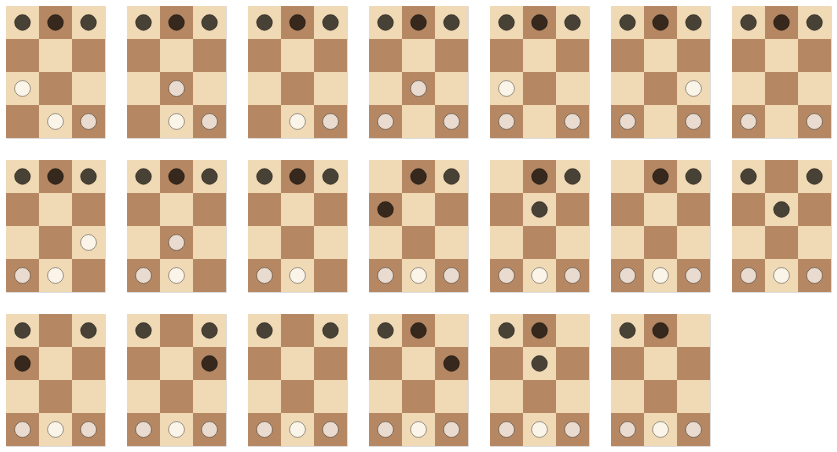

This figure's notebook cell:
### Code cell
def multiple_positions_chart(
    poses: list[Position], *, width: int | None = None
) -> alt.VConcatChart:
    pos_charts = [position_chart(p) for p in poses]
    if width is None:
        width = int(np.sqrt(len(pos_charts)))
    return alt.vconcat(
        *(
            alt.hconcat(*pos_charts[n : (n + width)])
            for n in range(0, len(pos_charts), width)
        )
    )


multiple_positions_chart(
    [p for _, _, p in accessible_positions(init_position())], width=7
)

### Figure 1 — Vega-Lite specification as saved in the notebook (floating-point values rounded to 4 significant figures)
{"config": {"view": {"continuousWidth": 300, "continuousHeight": 300}}, "vconcat": [{"hconcat": [{"layer": [{"data": {"name": "data-1766deb9b2b9a75e9a8ab868dcb74a1d"}, "mark": {"type": "rect"}, "encoding": {"color": {"field": "square", "legend": null, "scale": {"domain": ["light", "dark"], "range": ["#f0d9b5", "#b58863"]}, "type": "nominal"}, "x": {"axis": null, "field": "file", "scale": {"domain": [1, 2, 3]}, "type": "ordinal"}, "y": {"axis": null, "field": "rank", "scale": {"domain": [1, 2, 3, 4]}, "type": "ordinal"}}}, {"data": {"name": "data-be057e10e12b335664af4ee677cd01fa"}, "mark": {"type": "circle", "size": 250, "stroke": "black", "strokeWidth": 0.5}, "encoding": {"color": {"field": "colour", "legend": null, "scale": {"domain": ["White", "Black"], "range": ["white", "black"]}, "type": "nominal"}, "x": {"field": "file", "scale": {"domain": [1, 2, 3]}, "type": "ordinal"}, "y": {"field": "rank", "scale": {"domain": [1, 2, 3, 4], "reverse": true}, "type": "ordinal"}}}], "height": 132, "resolve": {"scale": {"color": "independent"}}, "width": 99}, {"layer": [{"data": {"name": "data-1766deb9b2b9a75e9a8ab868dcb74a1d"}, "mark": {"type": "rect"}, "encoding": {"color": {"field": "square", "legend": null, "scale": {"domain": ["light", "dark"], "range": ["#f0d9b5", "#b58863"]}, "type": "nominal"}, "x": {"axis": null, "field": "file", "scale": {"domain": [1, 2, 3]}, "type": "ordinal"}, "y": {"axis": null, "field": "rank", "scale": {"domain": [1, 2, 3, 4]}, "type": "ordinal"}}}, {"data": {"name": "data-3d8d8e0299a2187dc3173e3cd9c5a794"}, "mark": {"type": "circle", "size": 250, "stroke": "black", "strokeWidth": 0.5}, "encoding": {"color": {"field": "colour", "legend": null, "scale": {"domain": ["White", "Black"], "range": ["white", "black"]}, "type": "nominal"}, "x": {"field": "file", "scale": {"domain": [1, 2, 3]}, "type": "ordinal"}, "y": {"field": "rank", "scale": {"domain": [1, 2, 3, 4], "reverse": true}, "type": "ordinal"}}}], "height": 132, "resolve": {"scale": {"color": "independent"}}, "width": 99}, {"layer": [{"data": {"name": "data-1766deb9b2b9a75e9a8ab868dcb74a1d"}, "mark": {"type": "rect"}, "encoding": {"color": {"field": "square", "legend": null, "scale": {"domain": ["light", "dark"], "range": ["#f0d9b5", "#b58863"]}, "type": "nominal"}, "x": {"axis": null, "field": "file", "scale": {"domain": [1, 2, 3]}, "type": "ordinal"}, "y": {"axis": null, "field": "rank", "scale": {"domain": [1, 2, 3, 4]}, "type": "ordinal"}}}, {"data": {"name": "data-a7e0de4032ae3b372f3370aca27daf7a"}, "mark": {"type": "circle", "size": 250, "stroke": "black", "strokeWidth": 0.5}, "encoding": {"color": {"field": "colour", "legend": null, "scale": {"domain": ["White", "Black"], "range": ["white", "black"]}, "type": "nominal"}, "x": {"field": "file", "scale": {"domain": [1, 2, 3]}, "type": "ordinal"}, "y": {"field": "rank", "scale": {"domain": [1, 2, 3, 4], "reverse": true}, "type": "ordinal"}}}], "height": 132, "resolve": {"scale": {"color": "independent"}}, "width": 99}, {"layer": [{"data": {"name": "data-1766deb9b2b9a75e9a8ab868dcb74a1d"}, "mark": {"type": "rect"}, "encoding": {"color": {"field": "square", "legend": null, "scale": {"domain": ["light", "dark"], "range": ["#f0d9b5", "#b58863"]}, "type": "nominal"}, "x": {"axis": null, "field": "file", "scale": {"domain": [1, 2, 3]}, "type": "ordinal"}, "y": {"axis": null, "field": "rank", "scale": {"domain": [1, 2, 3, 4]}, "type": "ordinal"}}}, {"data": {"name": "data-dbf0b0727191c334a290c934b842e504"}, "mark": {"type": "circle", "size": 250, "stroke": "black", "strokeWidth": 0.5}, "encoding": {"color": {"field": "colour", "legend": null, "scale": {"domain": ["White", "Black"], "range": ["white", "black"]}, "type": "nominal"}, "x": {"field": "file", "scale": {"domain": [1, 2, 3]}, "type": "ordinal"}, "y": {"field": "rank", "scale": {"domain": [1, 2, 3, 4], "reverse": true}, "type": "ordinal"}}}], "height": 132, "resolve": {"scale": {"color": "independent"}}, "width": 99}, {"layer": [{"data": {"name": "data-1766deb9b2b9a75e9a8ab868dcb74a1d"}, "mark": {"type": "rect"}, "encoding": {"color": {"field": "square", "legend": null, "scale": {"domain": ["light", "dark"], "range": ["#f0d9b5", "#b58863"]}, "type": "nominal"}, "x": {"axis": null, "field": "file", "scale": {"domain": [1, 2, 3]}, "type": "ordinal"}, "y": {"axis": null, "field": "rank", "scale": {"domain": [1, 2, 3, 4]}, "type": "ordinal"}}}, {"data": {"name": "data-4296060969bacbfbfba64227ab5feea2"}, "mark": {"type": "circle", "size": 250, "stroke": "black", "strokeWidth": 0.5}, "encoding": {"color": {"field": "colour", "legend": null, "scale": {"domain": ["White", "Black"], "range": ["white", "black"]}, "type": "nominal"}, "x": {"field": "file", "scale": {"domain": [1, 2, 3]}, "type": "ordinal"}, "y": {"field": "rank", "scale": {"domain": [1, 2, 3, 4], "reverse": true}, "type": "ordinal"}}}], "height": 132, "resolve": {"scale": {"color": "independent"}}, "width": 99}, {"layer": [{"data": {"name": "data-1766deb9b2b9a75e9a8ab868dcb74a1d"}, "mark": {"type": "rect"}, "encoding": {"color": {"field": "square", "legend": null, "scale": {"domain": ["light", "dark"], "range": ["#f0d9b5", "#b58863"]}, "type": "nominal"}, "x": {"axis": null, "field": "file", "scale": {"domain": [1, 2, 3]}, "type": "ordinal"}, "y": {"axis": null, "field": "rank", "scale": {"domain": [1, 2, 3, 4]}, "type": "ordinal"}}}, {"data": {"name": "data-25e250dfb9b55622a815a25de3aec11e"}, "mark": {"type": "circle", "size": 250, "stroke": "black", "strokeWidth": 0.5}, "encoding": {"color": {"field": "colour", "legend": null, "scale": {"domain": ["White", "Black"], "range": ["white", "black"]}, "type": "nominal"}, "x": {"field": "file", "scale": {"domain": [1, 2, 3]}, "type": "ordinal"}, "y": {"field": "rank", "scale": {"domain": [1, 2, 3, 4], "reverse": true}, "type": "ordinal"}}}], "height": 132, "resolve": {"scale": {"color": "independent"}}, "width": 99}, {"layer": [{"data": {"name": "data-1766deb9b2b9a75e9a8ab868dcb74a1d"}, "mark": {"type": "rect"}, "encoding": {"color": {"field": "square", "legend": null, "scale": {"domain": ["light", "dark"], "range": ["#f0d9b5", "#b58863"]}, "type": "nominal"}, "x": {"axis": null, "field": "file", "scale": {"domain": [1, 2, 3]}, "type": "ordinal"}, "y": {"axis": null, "field": "rank", "scale": {"domain": [1, 2, 3, 4]}, "type": "ordinal"}}}, {"data": {"name": "data-1be9298f466c1e6b07e592ac289412ce"}, "mark": {"type": "circle", "size": 250, "stroke": "black", "strokeWidth": 0.5}, "encoding": {"color": {"field": "colour", "legend": null, "scale": {"domain": ["White", "Black"], "range": ["white", "black"]}, "type": "nominal"}, "x": {"field": "file", "scale": {"domain": [1, 2, 3]}, "type": "ordinal"}, "y": {"field": "rank", "scale": {"domain": [1, 2, 3, 4], "reverse": true}, "type": "ordinal"}}}], "height": 132, "resolve": {"scale": {"color": "independent"}}, "width": 99}]}, {"hconcat": [{"layer": [{"data": {"name": "data-1766deb9b2b9a75e9a8ab868dcb74a1d"}, "mark": {"type": "rect"}, "encoding": {"color": {"field": "square", "legend": null, "scale": {"domain": ["light", "dark"], "range": ["#f0d9b5", "#b58863"]}, "type": "nominal"}, "x": {"axis": null, "field": "file", "scale": {"domain": [1, 2, 3]}, "type": "ordinal"}, "y": {"axis": null, "field": "rank", "scale": {"domain": [1, 2, 3, 4]}, "type": "ordinal"}}}, {"data": {"name": "data-53c3c2e91396c8a0a8c45acb0ebba447"}, "mark": {"type": "circle", "size": 250, "stroke": "black", "strokeWidth": 0.5}, "encoding": {"color": {"field": "colour", "legend": null, "scale": {"domain": ["White", "Black"], "range": ["white", "black"]}, "type": "nominal"}, "x": {"field": "file", "scale": {"domain": [1, 2, 3]}, "type": "ordinal"}, "y": {"field": "rank", "scale": {"domain": [1, 2, 3, 4], "reverse": true}, "type": "ordinal"}}}], "height": 132, "resolve": {"scale": {"color": "independent"}}, "width": 99}, {"layer": [{"data": {"name": "data-1766deb9b2b9a75e9a8ab868dcb74a1d"}, "mark": {"type": "rect"}, "encoding": {"color": {"field": "square", "legend": null, "scale": {"domain": ["light", "dark"], "range": ["#f0d9b5", "#b58863"]}, "type": "nominal"}, "x": {"axis": null, "field": "file", "scale": {"domain": [1, 2, 3]}, "type": "ordinal"}, "y": {"axis": null, "field": "rank", "scale": {"domain": [1, 2, 3, 4]}, "type": "ordinal"}}}, {"data": {"name": "data-383ded78dc601cdf901e55d5f36686cc"}, "mark": {"type": "circle", "size": 250, "stroke": "black", "strokeWidth": 0.5}, "encoding": {"color": {"field": "colour", "legend": null, "scale": {"domain": ["White", "Black"], "range": ["white", "black"]}, "type": "nominal"}, "x": {"field": "file", "scale": {"domain": [1, 2, 3]}, "type": "ordinal"}, "y": {"field": "rank", "scale": {"domain": [1, 2, 3, 4], "reverse": true}, "type": "ordinal"}}}], "height": 132, "resolve": {"scale": {"color": "independent"}}, "width": 99}, {"layer": [{"data": {"name": "data-1766deb9b2b9a75e9a8ab868dcb74a1d"}, "mark": {"type": "rect"}, "encoding": {"color": {"field": "square", "legend": null, "scale": {"domain": ["light", "dark"], "range": ["#f0d9b5", "#b58863"]}, "type": "nominal"}, "x": {"axis": null, "field": "file", "scale": {"domain": [1, 2, 3]}, "type": "ordinal"}, "y": {"axis": null, "field": "rank", "scale": {"domain": [1, 2, 3, 4]}, "type": "ordinal"}}}, {"data": {"name": "data-f13a95bbcc5aee62d392316a6e288809"}, "mark": {"type": "circle", "size": 250, "stroke": "black", "strokeWidth": 0.5}, "encoding": {"color": {"field": "colour", "legend": null, "scale": {"domain": ["White", "Black"], "range": ["white", "black"]}, "type": "nominal"}, "x": {"field": "file", "scale": {"domain": [1, 2, 3]}, "type": "ordinal"}, "y": {"field": "rank", "scale": {"domain": [1, 2, 3, 4], "reverse": true}, "type": "ordinal"}}}], "height": 132, "resolve": {"scale": {"color": "independent"}}, "width": 99}, {"layer": [{"data": {"name": "data-1766deb9b2b9a75e9a8ab868dcb74a1d"}, "mark": {"type": "rect"}, "encoding": {"color": {"field": "square", "legend": null, "scale": {"domain": ["light", "dark"], "range": ["#f0d9b5", "#b58863"]}, "type": "nominal"}, "x": {"axis": null, "field": "file", "scale": {"domain": [1, 2, 3]}, "type": "ordinal"}, "y": {"axis": null, "field": "rank", "scale": {"domain": [1, 2, 3, 4]}, "type": "ordinal"}}}, {"data": {"name": "data-bd90d8d0484dbf54c0686de8e6b8a3e9"}, "mark": {"type": "circle", "size": 250, "stroke": "black", "strokeWidth": 0.5}, "encoding": {"color": {"field": "colour", "legend": null, "scale": {"domain": ["White", "Black"], "range": ["white", "black"]}, "type": "nominal"}, "x": {"field": "file", "scale": {"domain": [1, 2, 3]}, "type": "ordinal"}, "y": {"field": "rank", "scale": {"domain": [1, 2, 3, 4], "reverse": true}, "type": "ordinal"}}}], "height": 132, "resolve": {"scale": {"color": "independent"}}, "width": 99}, {"layer": [{"data": {"name": "data-1766deb9b2b9a75e9a8ab868dcb74a1d"}, "mark": {"type": "rect"}, "encoding": {"color": {"field": "square", "legend": null, "scale": {"domain": ["light", "dark"], "range": ["#f0d9b5", "#b58863"]}, "type": "nominal"}, "x": {"axis": null, "field": "file", "scale": {"domain": [1, 2, 3]}, "type": "ordinal"}, "y": {"axis": null, "field": "rank", "scale": {"domain": [1, 2, 3, 4]}, "type": "ordinal"}}}, {"data": {"name": "data-8c86e6f5488f6845f47b41b8342e7642"}, "mark": {"type": "circle", "size": 250, "stroke": "black", "strokeWidth": 0.5}, "encoding": {"color": {"field": "colour", "legend": null, "scale": {"domain": ["White", "Black"], "range": ["white", "black"]}, "type": "nominal"}, "x": {"field": "file", "scale": {"domain": [1, 2, 3]}, "type": "ordinal"}, "y": {"field": "rank", "scale": {"domain": [1, 2, 3, 4], "reverse": true}, "type": "ordinal"}}}], "height": 132, "resolve": {"scale": {"color": "independent"}}, "width": 99}, {"layer": [{"data": {"name": "data-1766deb9b2b9a75e9a8ab868dcb74a1d"}, "mark": {"type": "rect"}, "encoding": {"color": {"field": "square", "legend": null, "scale": {"domain": ["light", "dark"], "range": ["#f0d9b5", "#b58863"]}, "type": "nominal"}, "x": {"axis": null, "field": "file", "scale": {"domain": [1, 2, 3]}, "type": "ordinal"}, "y": {"axis": null, "field": "rank", "scale": {"domain": [1, 2, 3, 4]}, "type": "ordinal"}}}, {"data": {"name": "data-cffb13d6a9079382d01ab98eb513ac26"}, "mark": {"type": "circle", "size": 250, "stroke": "black", "strokeWidth": 0.5}, "encoding": {"color": {"field": "colour", "legend": null, "scale": {"domain": ["White", "Black"], "range": ["white", "black"]}, "type": "nominal"}, "x": {"field": "file", "scale": {"domain": [1, 2, 3]}, "type": "ordinal"}, "y": {"field": "rank", "scale": {"domain": [1, 2, 3, 4], "reverse": true}, "type": "ordinal"}}}], "height": 132, "resolve": {"scale": {"color": "independent"}}, "width": 99}, {"layer": [{"data": {"name": "data-1766deb9b2b9a75e9a8ab868dcb74a1d"}, "mark": {"type": "rect"}, "encoding": {"color": {"field": "square", "legend": null, "scale": {"domain": ["light", "dark"], "range": ["#f0d9b5", "#b58863"]}, "type": "nominal"}, "x": {"axis": null, "field": "file", "scale": {"domain": [1, 2, 3]}, "type": "ordinal"}, "y": {"axis": null, "field": "rank", "scale": {"domain": [1, 2, 3, 4]}, "type": "ordinal"}}}, {"data": {"name": "data-e9862811b2365c120e19a170e0f2f258"}, "mark": {"type": "circle", "size": 250, "stroke": "black", "strokeWidth": 0.5}, "encoding": {"color": {"field": "colour", "legend": null, "scale": {"domain": ["White", "Black"], "range": ["white", "black"]}, "type": "nominal"}, "x": {"field": "file", "scale": {"domain": [1, 2, 3]}, "type": "ordinal"}, "y": {"field": "rank", "scale": {"domain": [1, 2, 3, 4], "reverse": true}, "type": "ordinal"}}}], "height": 132, "resolve": {"scale": {"color": "independent"}}, "width": 99}]}, {"hconcat": [{"layer": [{"data": {"name": "data-1766deb9b2b9a75e9a8ab868dcb74a1d"}, "mark": {"type": "rect"}, "encoding": {"color": {"field": "square", "legend": null, "scale": {"domain": ["light", "dark"], "range": ["#f0d9b5", "#b58863"]}, "type": "nominal"}, "x": {"axis": null, "field": "file", "scale": {"domain": [1, 2, 3]}, "type": "ordinal"}, "y": {"axis": null, "field": "rank", "scale": {"domain": [1, 2, 3, 4]}, "type": "ordinal"}}}, {"data": {"name": "data-dc4e3ecadc1d3e6f054f423e957c9115"}, "mark": {"type": "circle", "size": 250, "stroke": "black", "strokeWidth": 0.5}, "encoding": {"color": {"field": "colour", "legend": null, "scale": {"domain": ["White", "Black"], "range": ["white", "black"]}, "type": "nominal"}, "x": {"field": "file", "scale": {"domain": [1, 2, 3]}, "type": "ordinal"}, "y": {"field": "rank", "scale": {"domain": [1, 2, 3, 4], "reverse": true}, "type": "ordinal"}}}], "height": 132, "resolve": {"scale": {"color": "independent"}}, "width": 99}, {"layer": [{"data": {"name": "data-1766deb9b2b9a75e9a8ab868dcb74a1d"}, "mark": {"type": "rect"}, "encoding": {"color": {"field": "square", "legend": null, "scale": {"domain": ["light", "dark"], "range": ["#f0d9b5", "#b58863"]}, "type": "nominal"}, "x": {"axis": null, "field": "file", "scale": {"domain": [1, 2, 3]}, "type": "ordinal"}, "y": {"axis": null, "field": "rank", "scale": {"domain": [1, 2, 3, 4]}, "type": "ordinal"}}}, {"data": {"name": "data-40e51b5cbee65df4a081d48e1d16c698"}, "mark": {"type": "circle", "size": 250, "stroke": "black", "strokeWidth": 0.5}, "encoding": {"color": {"field": "colour", "legend": null, "scale": {"domain": ["White", "Black"], "range": ["white", "black"]}, "type": "nominal"}, "x": {"field": "file", "scale": {"domain": [1, 2, 3]}, "type": "ordinal"}, "y": {"field": "rank", "scale": {"domain": [1, 2, 3, 4], "reverse": true}, "type": "ordinal"}}}], "height": 132, "resolve": {"scale": {"color": "independent"}}, "width": 99}, {"layer": [{"data": {"name": "data-1766deb9b2b9a75e9a8ab868dcb74a1d"}, "mark": {"type": "rect"}, "encoding": {"color": {"field": "square", "legend": null, "scale": {"domain": ["light", "dark"], "range": ["#f0d9b5", "#b58863"]}, "type": "nominal"}, "x": {"axis": null, "field": "file", "scale": {"domain": [1, 2, 3]}, "type": "ordinal"}, "y": {"axis": null, "field": "rank", "scale": {"domain": [1, 2, 3, 4]}, "type": "ordinal"}}}, {"data": {"name": "data-6ad5e889436d4f482edf8077a4a11012"}, "mark": {"type": "circle", "size": 250, "stroke": "black", "strokeWidth": 0.5}, "encoding": {"color": {"field": "colour", "legend": null, "scale": {"domain": ["White", "Black"], "range": ["white", "black"]}, "type": "nominal"}, "x": {"field": "file", "scale": {"domain": [1, 2, 3]}, "type": "ordinal"}, "y": {"field": "rank", "scale": {"domain": [1, 2, 3, 4], "reverse": true}, "type": "ordinal"}}}], "height": 132, "resolve": {"scale": {"color": "independent"}}, "width": 99}, {"layer": [{"data": {"name": "data-1766deb9b2b9a75e9a8ab868dcb74a1d"}, "mark": {"type": "rect"}, "encoding": {"color": {"field": "square", "legend": null, "scale": {"domain": ["light", "dark"], "range": ["#f0d9b5", "#b58863"]}, "type": "nominal"}, "x": {"axis": null, "field": "file", "scale": {"domain": [1, 2, 3]}, "type": "ordinal"}, "y": {"axis": null, "field": "rank", "scale": {"domain": [1, 2, 3, 4]}, "type": "ordinal"}}}, {"data": {"name": "data-a63d73a504612266d78ad36677aa4111"}, "mark": {"type": "circle", "size": 250, "stroke": "black", "strokeWidth": 0.5}, "encoding": {"color": {"field": "colour", "legend": null, "scale": {"domain": ["White", "Black"], "range": ["white", "black"]}, "type": "nominal"}, "x": {"field": "file", "scale": {"domain": [1, 2, 3]}, "type": "ordinal"}, "y": {"field": "rank", "scale": {"domain": [1, 2, 3, 4], "reverse": true}, "type": "ordinal"}}}], "height": 132, "resolve": {"scale": {"color": "independent"}}, "width": 99}, {"layer": [{"data": {"name": "data-1766deb9b2b9a75e9a8ab868dcb74a1d"}, "mark": {"type": "rect"}, "encoding": {"color": {"field": "square", "legend": null, "scale": {"domain": ["light", "dark"], "range": ["#f0d9b5", "#b58863"]}, "type": "nominal"}, "x": {"axis": null, "field": "file", "scale": {"domain": [1, 2, 3]}, "type": "ordinal"}, "y": {"axis": null, "field": "rank", "scale": {"domain": [1, 2, 3, 4]}, "type": "ordinal"}}}, {"data": {"name": "data-db2b45e3ec711d5c8ce75453e16c1d3d"}, "mark": {"type": "circle", "size": 250, "stroke": "black", "strokeWidth": 0.5}, "encoding": {"color": {"field": "colour", "legend": null, "scale": {"domain": ["White", "Black"], "range": ["white", "black"]}, "type": "nominal"}, "x": {"field": "file", "scale": {"domain": [1, 2, 3]}, "type": "ordinal"}, "y": {"field": "rank", "scale": {"domain": [1, 2, 3, 4], "reverse": true}, "type": "ordinal"}}}], "height": 132, "resolve": {"scale": {"color": "independent"}}, "width": 99}, {"layer": [{"data": {"name": "data-1766deb9b2b9a75e9a8ab868dcb74a1d"}, "mark": {"type": "rect"}, "encoding": {"color": {"field": "square", "legend": null, "scale": {"domain": ["light", "dark"], "range": ["#f0d9b5", "#b58863"]}, "type": "nominal"}, "x": {"axis": null, "field": "file", "scale": {"domain": [1, 2, 3]}, "type": "ordinal"}, "y": {"axis": null, "field": "rank", "scale": {"domain": [1, 2, 3, 4]}, "type": "ordinal"}}}, {"data": {"name": "data-2cfb9781095c7f73229337b368fe936d"}, "mark": {"type": "circle", "size": 250, "stroke": "black", "strokeWidth": 0.5}, "encoding": {"color": {"field": "colour", "legend": null, "scale": {"domain": ["White", "Black"], "range": ["white", "black"]}, "type": "nominal"}, "x": {"field": "file", "scale": {"domain": [1, 2, 3]}, "type": "ordinal"}, "y": {"field": "rank", "scale": {"domain": [1, 2, 3, 4], "reverse": true}, "type": "ordinal"}}}], "height": 132, "resolve": {"scale": {"color": "independent"}}, "width": 99}]}], "$schema": "https://vega.github.io/schema/vega-lite/v6.4.1.json", "datasets": {"data-1766deb9b2b9a75e9a8ab868dcb74a1d": [{"rank": 1, "file": 1, "square": "dark"}, {"rank": 2, "file": 1, "square": "light"}, {"rank": 3, "file": 1, "square": "dark"}, {"rank": 4, "file": 1, "square": "light"}, {"rank": 1, "file": 2, "square": "light"}, {"rank": 2, "file": 2, "square": "dark"}, {"rank": 3, "file": 2, "square": "light"}, {"rank": 4, "file": 2, "square": "dark"}, {"rank": 1, "file": 3, "square": "dark"}, {"rank": 2, "file": 3, "square": "light"}, {"rank": 3, "file": 3, "square": "dark"}, {"rank": 4, "file": 3, "square": "light"}], "data-be057e10e12b335664af4ee677cd01fa": [{"rank": 2, "file": 1, "colour": "White"}, {"rank": 1, "file": 2, "colour": "White"}, {"rank": 1, "file": 3, "colour": "White"}, {"rank": 4, "file": 1, "colour": "Black"}, {"rank": 4, "file": 2, "colour": "Black"}, {"rank": 4, "file": 3, "colour": "Black"}], "data-3d8d8e0299a2187dc3173e3cd9c5a794": [{"rank": 1, "file": 2, "colour": "White"}, {"rank": 2, "file": 2, "colour": "White"}, {"rank": 1, "file": 3, "colour": "White"}, {"rank": 4, "file": 1, "colour": "Black"}, {"rank": 4, "file": 2, "colour": "Black"}, {"rank": 4, "file": 3, "colour": "Black"}], "data-a7e0de4032ae3b372f3370aca27daf7a": [{"rank": 1, "file": 2, "colour": "White"}, {"rank": 1, "file": 3, "colour": "White"}, {"rank": 4, "file": 1, "colour": "Black"}, {"rank": 4, "file": 2, "colour": "Black"}, {"rank": 4, "file": 3, "colour": "Black"}], "data-dbf0b0727191c334a290c934b842e504": [{"rank": 1, "file": 1, "colour": "White"}, {"rank": 2, "file": 2, "colour": "White"}, {"rank": 1, "file": 3, "colour": "White"}, {"rank": 4, "file": 1, "colour": "Black"}, {"rank": 4, "file": 2, "colour": "Black"}, {"rank": 4, "file": 3, "colour": "Black"}], "data-4296060969bacbfbfba64227ab5feea2": [{"rank": 1, "file": 1, "colour": "White"}, {"rank": 2, "file": 1, "colour": "White"}, {"rank": 1, "file": 3, "colour": "White"}, {"rank": 4, "file": 1, "colour": "Black"}, {"rank": 4, "file": 2, "colour": "Black"}, {"rank": 4, "file": 3, "colour": "Black"}], "data-25e250dfb9b55622a815a25de3aec11e": [{"rank": 1, "file": 1, "colour": "White"}, {"rank": 1, "file": 3, "colour": "White"}, {"rank": 2, "file": 3, "colour": "White"}, {"rank": 4, "file": 1, "colour": "Black"}, {"rank": 4, "file": 2, "colour": "Black"}, {"rank": 4, "file": 3, "colour": "Black"}], "data-1be9298f466c1e6b07e592ac289412ce": [{"rank": 1, "file": 1, "colour": "White"}, {"rank": 1, "file": 3, "colour": "White"}, {"rank": 4, "file": 1, "colour": "Black"}, {"rank": 4, "file": 2, "colour": "Black"}, {"rank": 4, "file": 3, "colour": "Black"}], "data-53c3c2e91396c8a0a8c45acb0ebba447": [{"rank": 1, "file": 1, "colour": "White"}, {"rank": 1, "file": 2, "colour": "White"}, {"rank": 2, "file": 3, "colour": "White"}, {"rank": 4, "file": 1, "colour": "Black"}, {"rank": 4, "file": 2, "colour": "Black"}, {"rank": 4, "file": 3, "colour": "Black"}], "data-383ded78dc601cdf901e55d5f36686cc": [{"rank": 1, "file": 1, "colour": "White"}, {"rank": 1, "file": 2, "colour": "White"}, {"rank": 2, "file": 2, "colour": "White"}, {"rank": 4, "file": 1, "colour": "Black"}, {"rank": 4, "file": 2, "colour": "Black"}, {"rank": 4, "file": 3, "colour": "Black"}], "data-f13a95bbcc5aee62d392316a6e288809": [{"rank": 1, "file": 1, "colour": "White"}, {"rank": 1, "file": 2, "colour": "White"}, {"rank": 4, "file": 1, "colour": "Black"}, {"rank": 4, "file": 2, "colour": "Black"}, {"rank": 4, "file": 3, "colour": "Black"}], "data-bd90d8d0484dbf54c0686de8e6b8a3e9": [{"rank": 1, "file": 1, "colour": "White"}, {"rank": 1, "file": 2, "colour": "White"}, {"rank": 1, "file": 3, "colour": "White"}, {"rank": 3, "file": 1, "colour": "Black"}, {"rank": 4, "file": 2, "colour": "Black"}, {"rank": 4, "file": 3, "colour": "Black"}], "data-8c86e6f5488f6845f47b41b8342e7642": [{"rank": 1, "file": 1, "colour": "White"}, {"rank": 1, "file": 2, "colour": "White"}, {"rank": 1, "file": 3, "colour": "White"}, {"rank": 3, "file": 2, "colour": "Black"}, {"rank": 4, "file": 2, "colour": "Black"}, {"rank": 4, "file": 3, "colour": "Black"}], "data-cffb13d6a9079382d01ab98eb513ac26": [{"rank": 1, "file": 1, "colour": "White"}, {"rank": 1, "file": 2, "colour": "White"}, {"rank": 1, "file": 3, "colour": "White"}, {"rank": 4, "file": 2, "colour": "Black"}, {"rank": 4, "file": 3, "colour": "Black"}], "data-e9862811b2365c120e19a170e0f2f258": [{"rank": 1, "file": 1, "colour": "White"}, {"rank": 1, "file": 2, "colour": "White"}, {"rank": 1, "file": 3, "colour": "White"}, {"rank": 4, "file": 1, "colour": "Black"}, {"rank": 3, "file": 2, "colour": "Black"}, {"rank": 4, "file": 3, "colour": "Black"}], "data-dc4e3ecadc1d3e6f054f423e957c9115": [{"rank": 1, "file": 1, "colour": "White"}, {"rank": 1, "file": 2, "colour": "White"}, {"rank": 1, "file": 3, "colour": "White"}, {"rank": 3, "file": 1, "colour": "Black"}, {"rank": 4, "file": 1, "colour": "Black"}, {"rank": 4, "file": 3, "colour": "Black"}], "data-40e51b5cbee65df4a081d48e1d16c698": [{"rank": 1, "file": 1, "colour": "White"}, {"rank": 1, "file": 2, "colour": "White"}, {"rank": 1, "file": 3, "colour": "White"}, {"rank": 4, "file": 1, "colour": "Black"}, {"rank": 3, "file": 3, "colour": "Black"}, {"rank": 4, "file": 3, "colour": "Black"}], "data-6ad5e889436d4f482edf8077a4a11012": [{"rank": 1, "file": 1, "colour": "White"}, {"rank": 1, "file": 2, "colour": "White"}, {"rank": 1, "file": 3, "colour": "White"}, {"rank": 4, "file": 1, "colour": "Black"}, {"rank": 4, "file": 3, "colour": "Black"}], "data-a63d73a504612266d78ad36677aa4111": [{"rank": 1, "file": 1, "colour": "White"}, {"rank": 1, "file": 2, "colour": "White"}, {"rank": 1, "file": 3, "colour": "White"}, {"rank": 4, "file": 1, "colour": "Black"}, {"rank": 4, "file": 2, "colour": "Black"}, {"rank": 3, "file": 3, "colour": "Black"}], "data-db2b45e3ec711d5c8ce75453e16c1d3d": [{"rank": 1, "file": 1, "colour": "White"}, {"rank": 1, "file": 2, "colour": "White"}, {"rank": 1, "file": 3, "colour": "White"}, {"rank": 4, "file": 1, "colour": "Black"}, {"rank": 3, "file": 2, "colour": "Black"}, {"rank": 4, "file": 2, "colour": "Black"}], "data-2cfb9781095c7f73229337b368fe936d": [{"rank": 1, "file": 1, "colour": "White"}, {"rank": 1, "file": 2, "colour": "White"}, {"rank": 1, "file": 3, "colour": "White"}, {"rank": 4, "file": 1, "colour": "Black"}, {"rank": 4, "file": 2, "colour": "Black"}]}}
